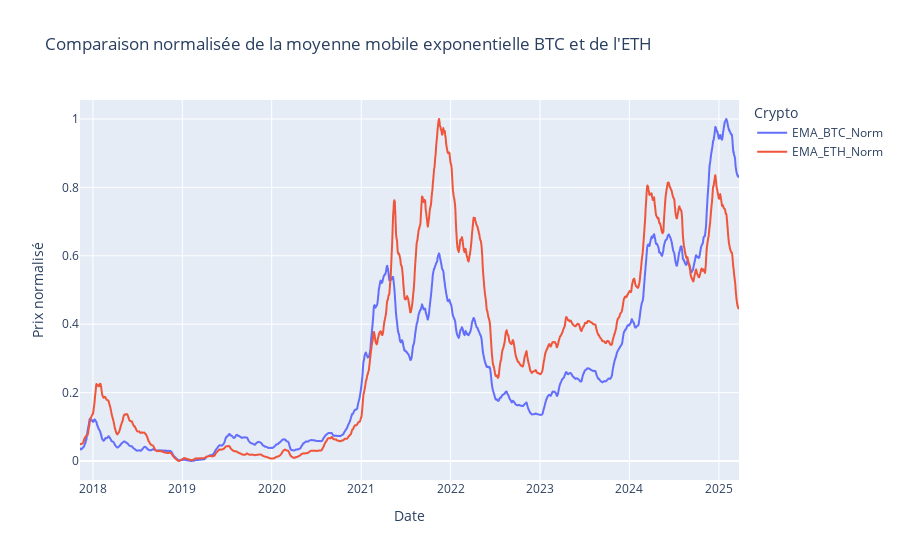

Here is the notebook cell this chart was saved with:
### Code cell
data[["EMA_BTC_Norm", "EMA_ETH_Norm"]] = scaler.fit_transform(data[["EMA_BTC", "EMA_ETH"]])

# Visualisation avec Plotly
fig_norm_ema = px.line(data, x=data.index, y=["EMA_BTC_Norm", "EMA_ETH_Norm"],
              labels={"value": "Prix normalisé", "variable": "Crypto"},
              title="Comparaison normalisée de la moyenne mobile exponentielle BTC et de l'ETH")

# Affichage du graphique
fig_norm_ema.show()

### Figure 1 — Plotly figure (JSON) as saved in the notebook; plotly's stock layout.template omitted (floating-point values rounded to 4 significant figures; data arrays with more than 128 entries replaced by an {"elided": "..."} marker saying what was removed)
{"data": [{"hovertemplate": "Crypto=EMA_BTC_Norm<br>Date=%{x}<br>Prix normalisé=%{y}<extra></extra>", "legendgroup": "EMA_BTC_Norm", "line": {"color": "#636efa", "dash": "solid"}, "marker": {"symbol": "circle"}, "mode": "lines", "name": "EMA_BTC_Norm", "showlegend": true, "type": "scattergl", "x": {"elided": "2692 str values"}, "xaxis": "x", "y": {"elided": "2692 float values"}, "yaxis": "y"}, {"hovertemplate": "Crypto=EMA_ETH_Norm<br>Date=%{x}<br>Prix normalisé=%{y}<extra></extra>", "legendgroup": "EMA_ETH_Norm", "line": {"color": "#EF553B", "dash": "solid"}, "marker": {"symbol": "circle"}, "mode": "lines", "name": "EMA_ETH_Norm", "showlegend": true, "type": "scattergl", "x": {"elided": "2692 str values"}, "xaxis": "x", "y": {"elided": "2692 float values"}, "yaxis": "y"}], "layout": {"legend": {"title": {"text": "Crypto"}, "tracegroupgap": 0}, "title": {"text": "Comparaison normalisée de la moyenne mobile exponentielle BTC et de l'ETH"}, "xaxis": {"anchor": "y", "domain": [0, 1], "title": {"text": "Date"}}, "yaxis": {"anchor": "x", "domain": [0, 1], "title": {"text": "Prix normalisé"}}}}
